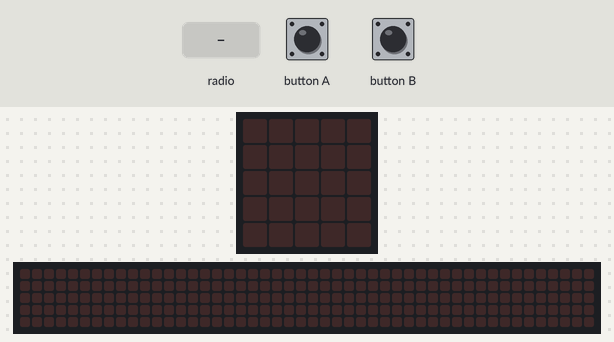
The program below on a simulated BBC micro:bit (MakeCode). On the bench: the board's 5×5 LED display, a strip that is not on the board, showing the scrolling text unrolled. Inputs (shaded band) come from the test bench. The 48×5 strip is a reading aid, not a part: it shows the text the display is scrolling, unrolled, one strip-width of it at a time.

Above: at 1.2 s.
1.3 s: radio message "Hola" arrives
At 1.37 s:
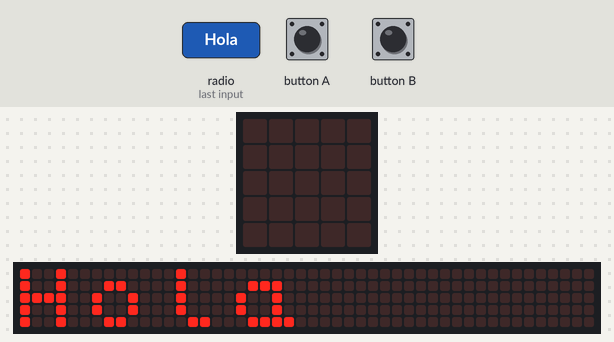
4.3 s: radio message "Adeu" arrives
At 10.15 s:
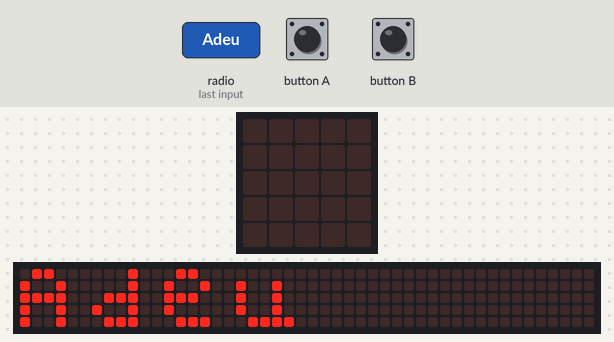
12.0 s: radio message "Hola" arrives
At 12.22 s:
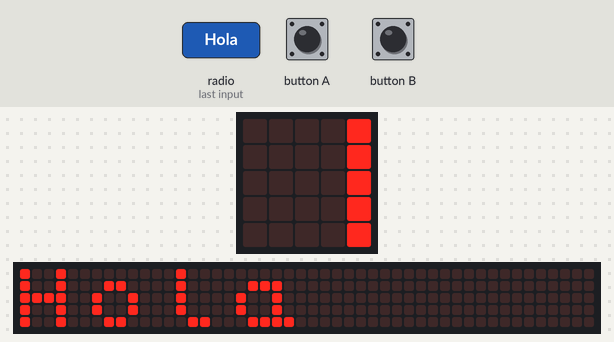

The program:

main.ts
```typescript
input.onButtonPressed(Button.A, function on_button_pressed_a() {
    radio.sendString("Hola")
})
radio.onReceivedString(function on_received_string(receivedString: string) {
    basic.showString(receivedString)
})
input.onButtonPressed(Button.B, function on_button_pressed_b() {
    radio.sendString("Adeu")
})
radio.setGroup(1)
```

test.ts
```typescript
// les proves van aquí; això no es compilarà quan aquest paquet s'usi com a extensió.
```

Measured:
- after the input at 1.3 s, the display: changes at once (image 1)
- after the input at 4.3 s, the display: first differs from a run without the input after 1.5 s (image 2)
- after the input at 12.0 s, the display: first changes at once (image 3 shows a later state)
